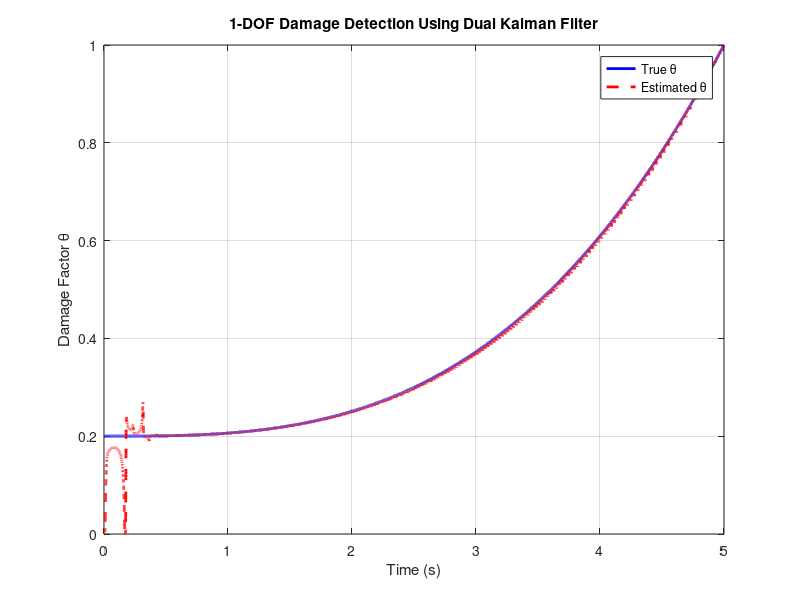

Source code (MATLAB):
% DUAL KALMAN FILTER for 1-DOF DAMAGE DETECTION
clear; clc; close all;

%% System Parameters (1 DOF)
m = 1.0;           % mass (kg)
k = 100.0;         % initial stiffness (N/m)
c = 1.5;           % damping (N·s/m)
F = 5.0;           % constant external force (N)

dt = 0.0001;         % time step (s)
T = 5;            % total time (s)
N = T / dt;        % number of time steps
t = (0:N-1) * dt;  % time vector

% True damage evolution (linear increase)
theta_true_x = linspace(0, 1, N);
theta_true = nan(1,N);
for x=1:length(theta_true_x)
    theta_true(x)=0.8*theta_true_x(x)^2*theta_true_x(x)+0.2;
end

%% Simulate True System with Damage
x_true = zeros(2, N);  % state: [displacement; velocity]
a_meas = zeros(1, N);  % measured acceleration (with noise)
noise_std = 0.0001;

for k = 1:N-1
    u = x_true(1,k); v = x_true(2,k);
    theta = theta_true(k);
    a = (1/m)*(F - c*v - (1 - theta)*k*u);  % true acceleration
    x_true(2,k+1) = v + dt * a;
    x_true(1,k+1) = u + dt * v;
    a_meas(k) = a + noise_std * randn;     % add noise
end
% last measurement
u = x_true(1,N); v = x_true(2,N);
a_meas(N) = (1/m)*(F - c*v - (1 - theta_true(N))*k*u) + noise_std * randn;

%% DUAL KALMAN FILTER INITIALIZATION
% State filter: x = [u; v]
xhat = [0; 0];               % initial state estimate
P = 0.0001*eye(2);                  % state covariance
Q = 1e-16 * eye(2);           % process noise
R = 1e-6;             % measurement noise

% Parameter filter: scalar θ
theta_hat = 0.0;             % initial damage estimate
P_theta = 0.1;               % initial variance
Q_theta = 1e-7;              % small drift allowed
R_theta = 1e-3 ;                 % assume same noise level

% Storage
theta_est = zeros(1, N);
theta_est(1) = theta_hat;

%% DUAL KF LOOP
for k = 2:N
    %-----------------------
    % 1) STATE KF
    %-----------------------
    % Use previous theta_hat to compute A
    A = [0 1;
        -(1 - theta_hat)*k/m   -c/m];
    B = [0; F/m];
    Ad = eye(2) + dt * A;
    Bd = dt * B;

    % Predict
    x_pred = Ad * xhat + Bd;
    P_pred = Ad * P * Ad' + Q;

    % Measurement: acceleration = (1/m)*(F - c*v - (1 - theta)*k*u)
    H = [- (1 - theta_hat)*k/m, -c/m];  % linear in x
    z_pred = H * x_pred + F/m;
    z_meas = a_meas(k);

    % Kalman Gain and update
    S = H * P_pred * H' + R;
    K = P_pred * H' / S;
    xhat = x_pred + K * (z_meas - z_pred);
    P = (eye(2) - K * H) * P_pred;

    %-----------------------
    % 2) PARAMETER EKF
    %-----------------------
    u_hat = xhat(1);
    v_hat = xhat(2);
    % Measurement model: z = (1/m)*(F - c*v - (1 - theta)*k*u)
    % => nonlinear in theta
    z_theta = (1/m)*(F - c*v_hat - (1 - theta_hat)*k*u_hat);
    H_theta = (k/m) * u_hat;  % ∂z/∂theta

    % EKF update
    P_theta_pred = P_theta + Q_theta;
    S_theta = H_theta * P_theta_pred * H_theta' + R_theta;
    K_theta = P_theta_pred * H_theta' / S_theta;
    theta_hat = theta_hat + K_theta * (z_meas - z_theta);
    P_theta = (1 - K_theta * H_theta) * P_theta_pred;

    % Optional: constrain theta between 0 and 1
    theta_hat = max(0, min(1, theta_hat));

    theta_est(k) = theta_hat;
end

%% Plot Results
figure;
plot(t, theta_true, 'b-', 'LineWidth', 2); hold on;
plot(t, theta_est, 'r--', 'LineWidth', 2);
xlabel('Time (s)');
ylabel('Damage Factor \theta');
legend('True \theta','Estimated \theta');
title('1-DOF Damage Detection Using Dual Kalman Filter');
grid on;
